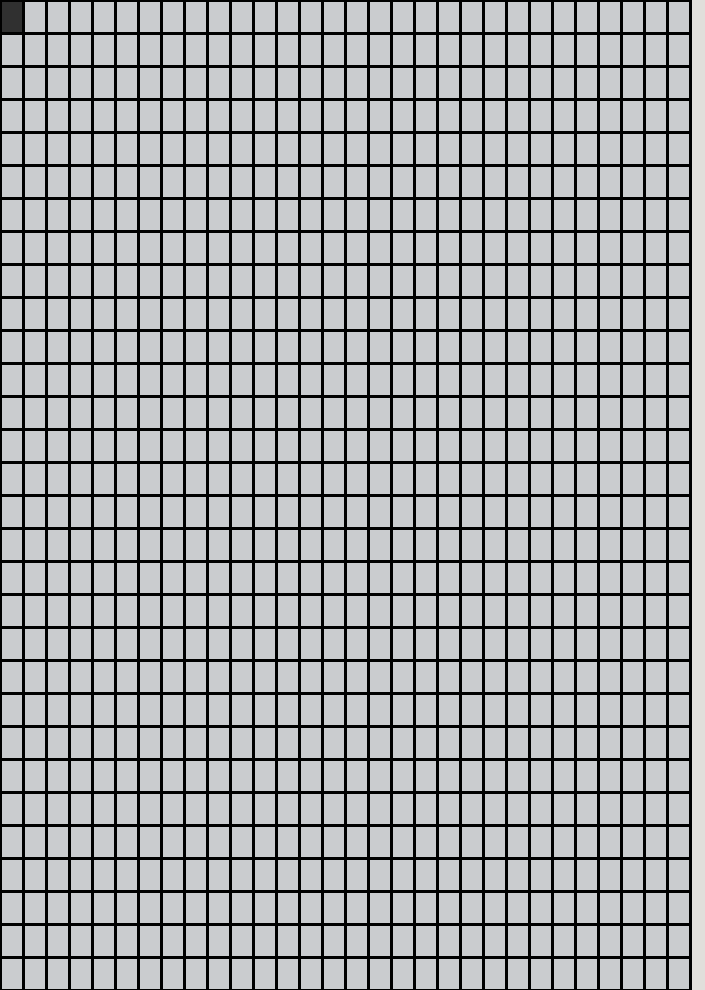
Frame 1 (no input)
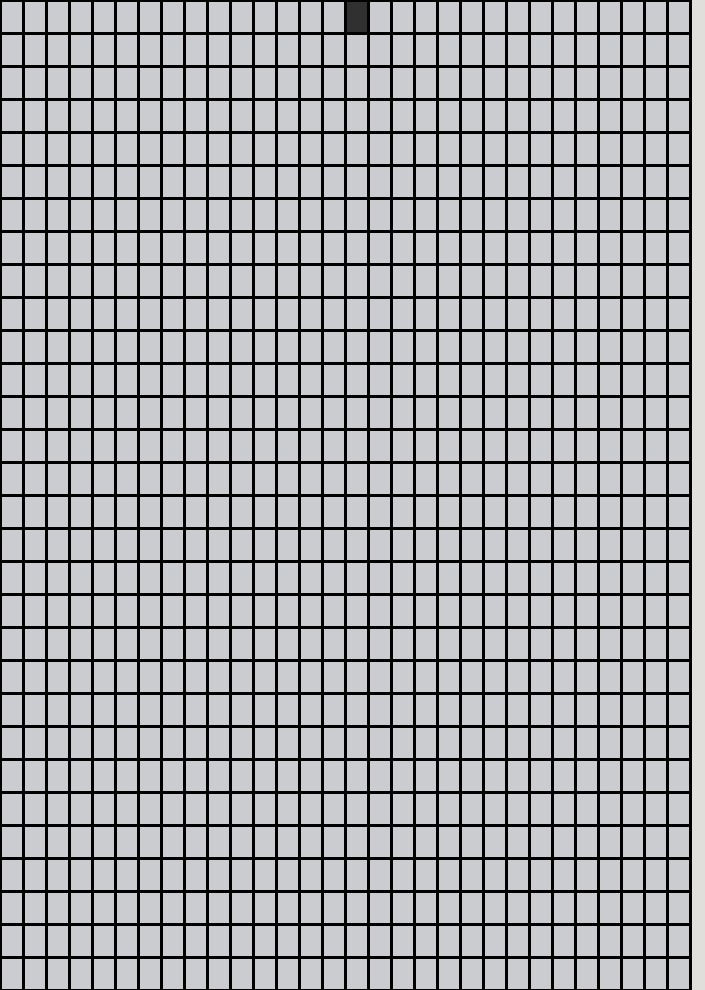
Frame 60 (the mouse pressed at the canvas centre just before this capture)
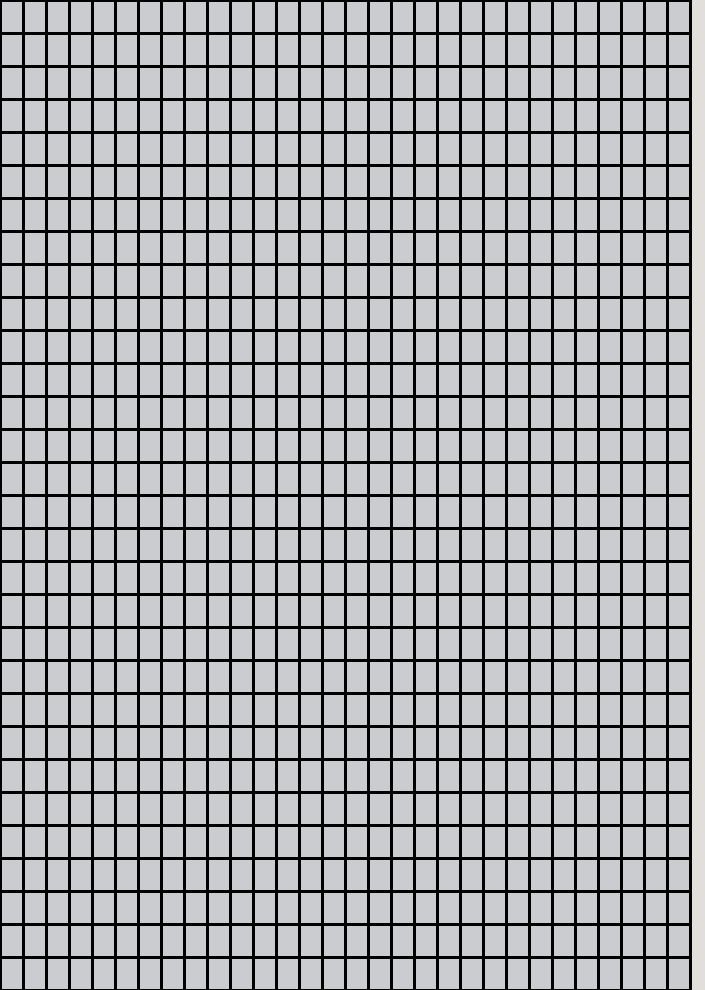
Frame 120 (the mouse held since frame 60 and released just before this capture)

The Processing sketch that drew these frames (run headless with seeded random() and noise(); from frame 60 on, the mouse is pressed at the canvas centre):

// Processing sketch: day2_8
// ── day2_8.pde
//int arrLength = 3;
int[] myArray = {0, 1, 2, 3, 4, 5, 6, 7, 8};
int tempArrVarX;
int tempArrVarY =0;

int myRange = 30;
float rectWidth;
float rectHeight;
String grey = "#CACCCF";
String white = "#E1DFDB";
int myOsc = 1;
// change me below
float speed = 1.5;


void setup() {
  size(705, 990);
}


void draw() {
  print(myArray[0]+"\n");
  //noStroke();
  strokeWeight(3);
  rectWidth = width/ myRange;
  rectHeight = height/ myRange;
  background(#E1DFDB);
  fill(#303030);
  
  if (tempArrVarY == myRange){
    tempArrVarY = 0;
    
  }
  else if (tempArrVarX == myRange){
    tempArrVarX = 0;
    tempArrVarY++;
  }
  else{
    if ((frameCount*speed)%2==0) {
      tempArrVarX++;
    }
  }


  for (int x = 0; x<myRange; x++) {
    for (int y = 0; y<myRange; y++) {
      if (x==tempArrVarX&&y==tempArrVarY) {
        fill(#303030);
      } else {
        fill(#CACCCF);
      }
      rect(x*rectWidth, y*rectHeight, rectWidth, rectHeight);
    }
  }
}
